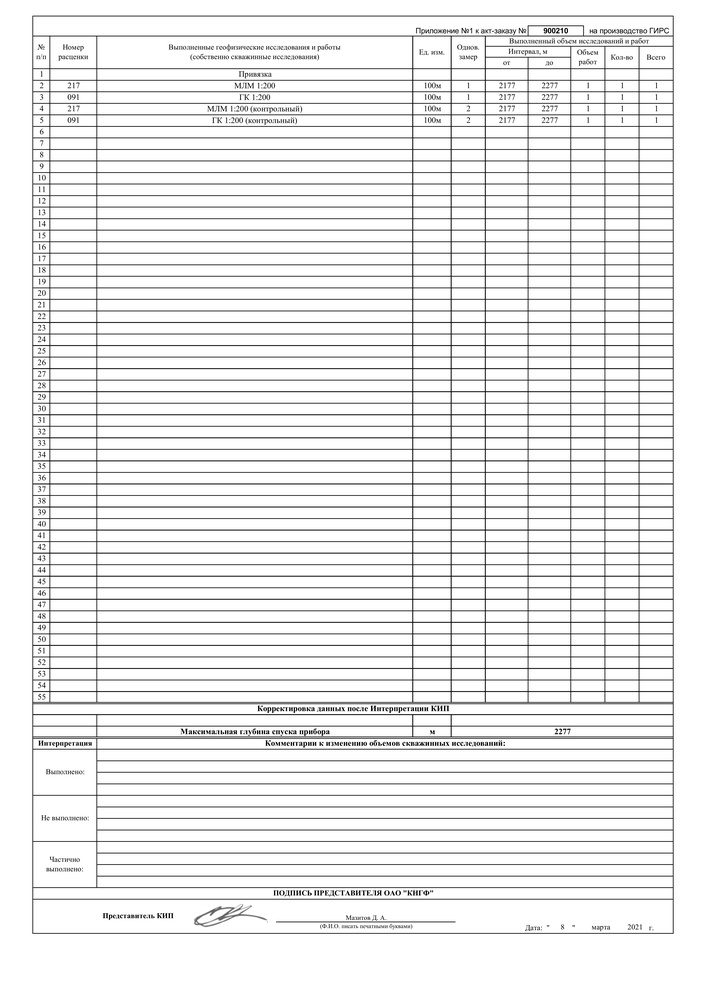
#> input picture task5_6/out0_0.jpg, 706 x 999 px, shrunk from 4135 x 5847 before the run
$ python task5.py
#> lines starting #> are read from the running program, lines starting #| are printed output that depends on the picture; after the words box and inside, x2 and y2 are one past the last pixel; in counts of white or black regions, pixels touching at a corner belong together; long printed decimals are rounded
import cv2 as cv
import numpy as np

img = cv.imread('out0_0.jpg')
#> img is the input picture: shape (999, 706, 3); min 0, max 255, mean 235.9

ycrcb = cv.cvtColor(img, cv.COLOR_BGR2YCR_CB)
#> ycrcb: shape (999, 706, 3); mean of channels 0, 1, 2 235.9, 128, 128
# ycrcb = cv.cvtColor(img, cv.COLOR_BGR2GRAY)
channels = cv.split(ycrcb)
edges = np.zeros(np.shape(channels[0]), np.uint8)

for channel in channels:
    ch = cv.blur(channel, (5, 5))
    canny = cv.Canny(ch, 100, 200, 5)
    edges += canny
#> this loop made 3 passes
#> pass 1, `ch = cv.blur(channel, (5, 5))`:
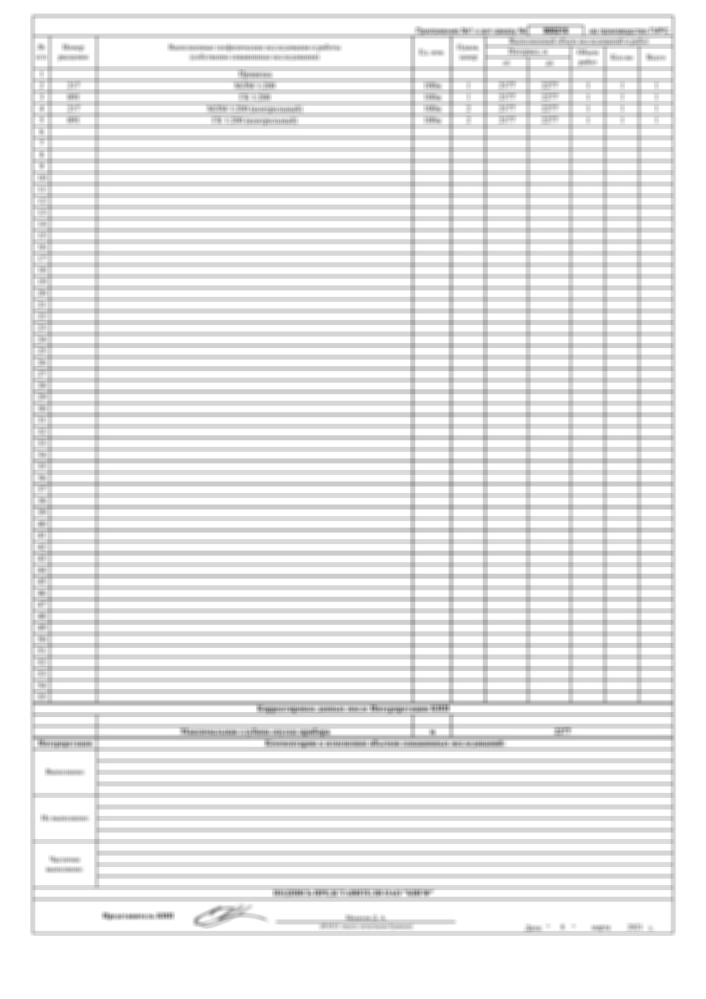
#> ch: shape (999, 706); min 96, max 255, mean 235.9
#> pass 1, `canny = cv.Canny(ch, 100, 200, 5)`:
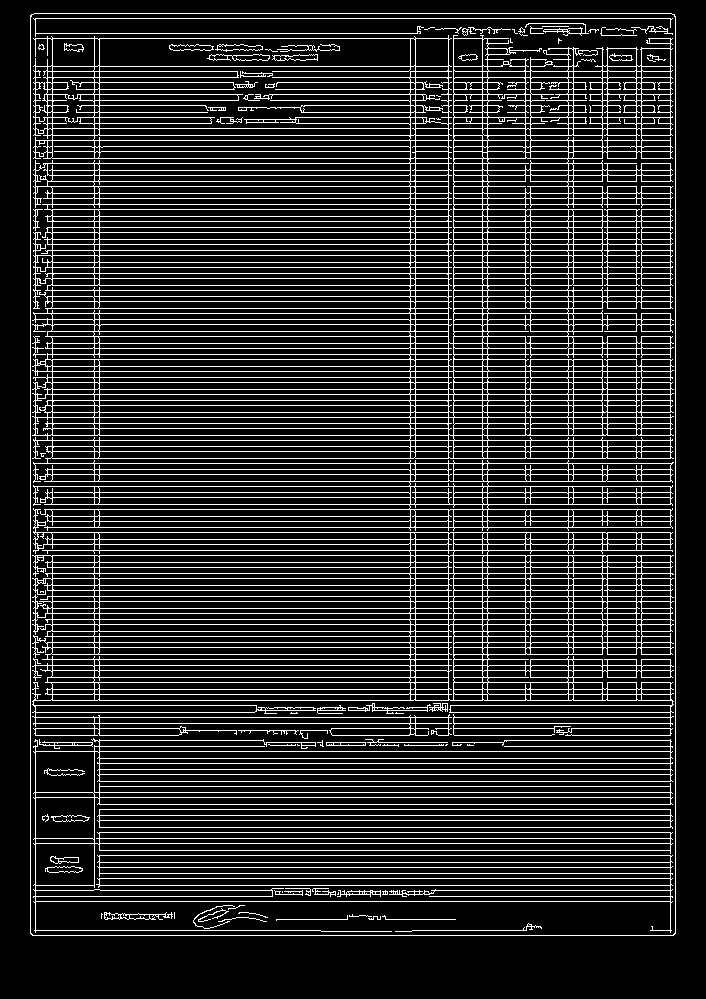
#> canny: shape (999, 706); 15.9% white in thin lines or dots, all inside (x1, y1, x2, y2) = (30, 13, 676, 936)
    # cv.imshow("ch", ch)
    # cv.waitKey()

edges = cv.blur(edges, (6, 6))
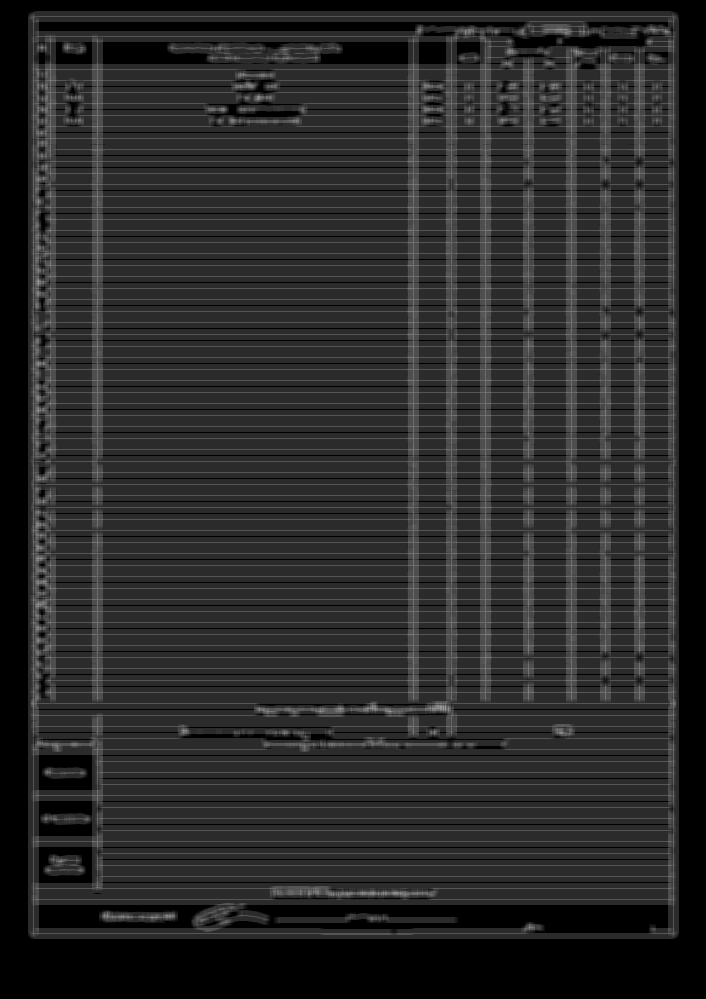
#> edges: shape (999, 706); min 0, max 163, mean 41
cv.imshow("edges", edges)

edges = cv.dilate(edges, cv.getStructuringElement(cv.MORPH_ELLIPSE, (7, 7)))
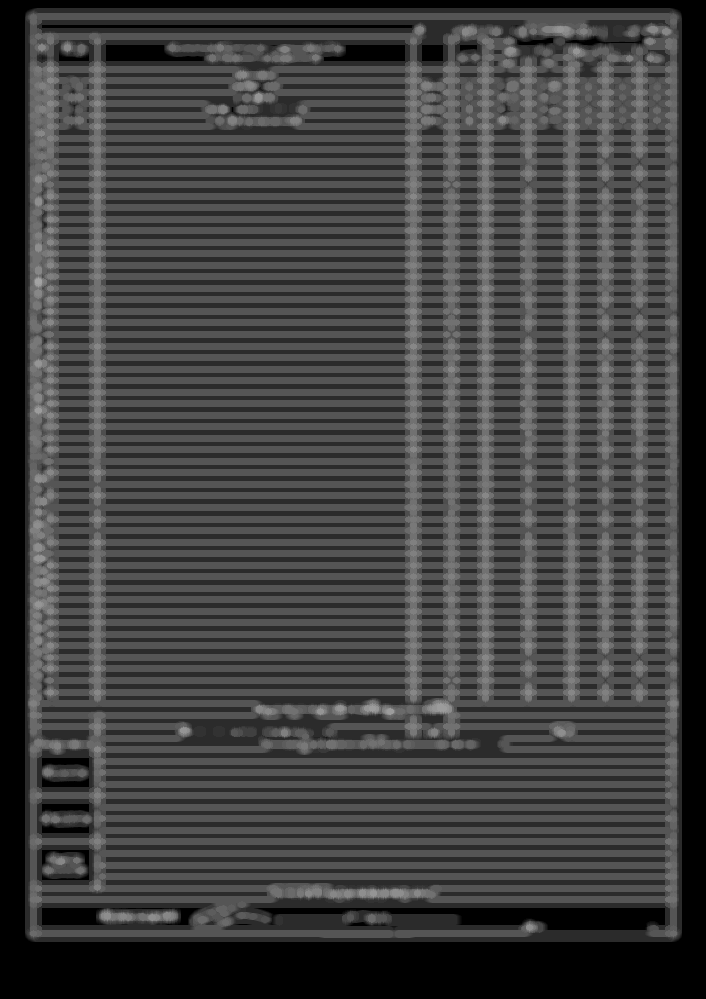
#> edges: shape (999, 706); min 0, max 163, mean 64.4
edges = cv.erode(edges, cv.getStructuringElement(cv.MORPH_ELLIPSE, (7, 7)))

# cv.imshow("edges", edges)
cv.waitKey()
contours1, hierarchy = cv.findContours(edges, cv.RETR_TREE, cv.CHAIN_APPROX_NONE)
#> contours1 = 24 contours; largest, box (x1, y1, x2, y2) and area: (28, 11, 679, 939) 602537, (255, 904, 669, 934) 7773, (38, 21, 416, 32) 3748, (102, 41, 206, 65) 1892, (320, 41, 409, 65) 1732

res = cv.drawContours(edges, contours1, -1, 255, 3)
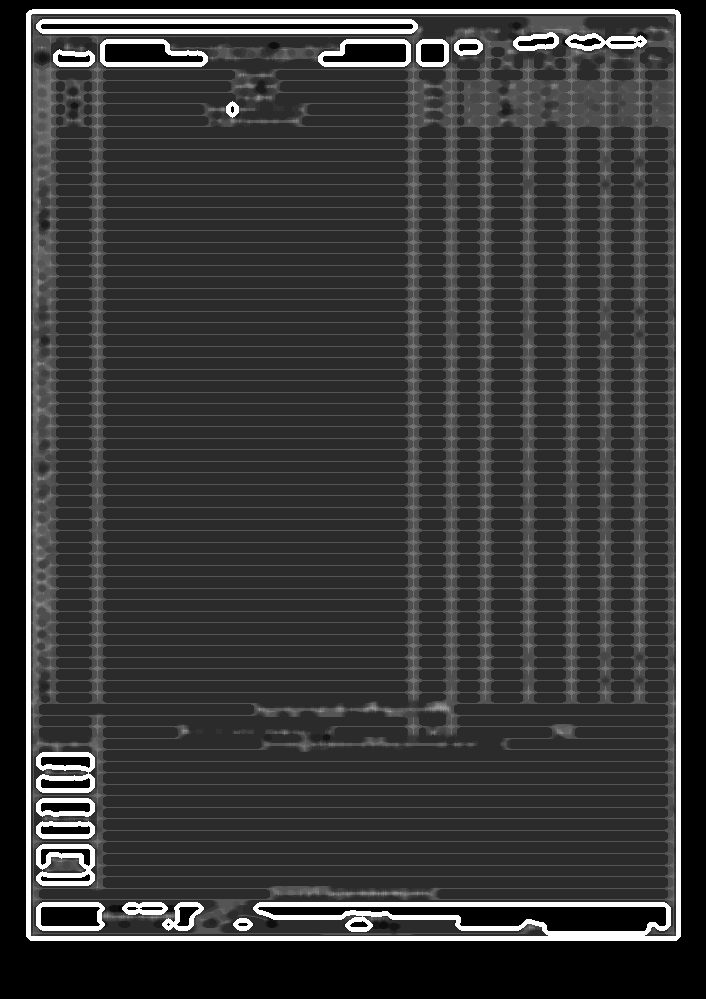
#> res: shape (999, 706); min 0, max 255, mean 55.7
cv.imshow("res0", res)
# cv.waitKey()

contours, hierarchy = cv.findContours(res, cv.RETR_TREE, cv.CHAIN_APPROX_NONE)
#> contours = 26 contours, 2 with area under 20; largest, box (x1, y1, x2, y2) and area: (26, 9, 681, 941) 608837, (257, 906, 667, 932) 6040, (40, 23, 414, 30) 2230, (104, 43, 204, 63) 1428, (322, 43, 407, 63) 1324
res = cv.drawContours(res, contours, -1, 255, 3)
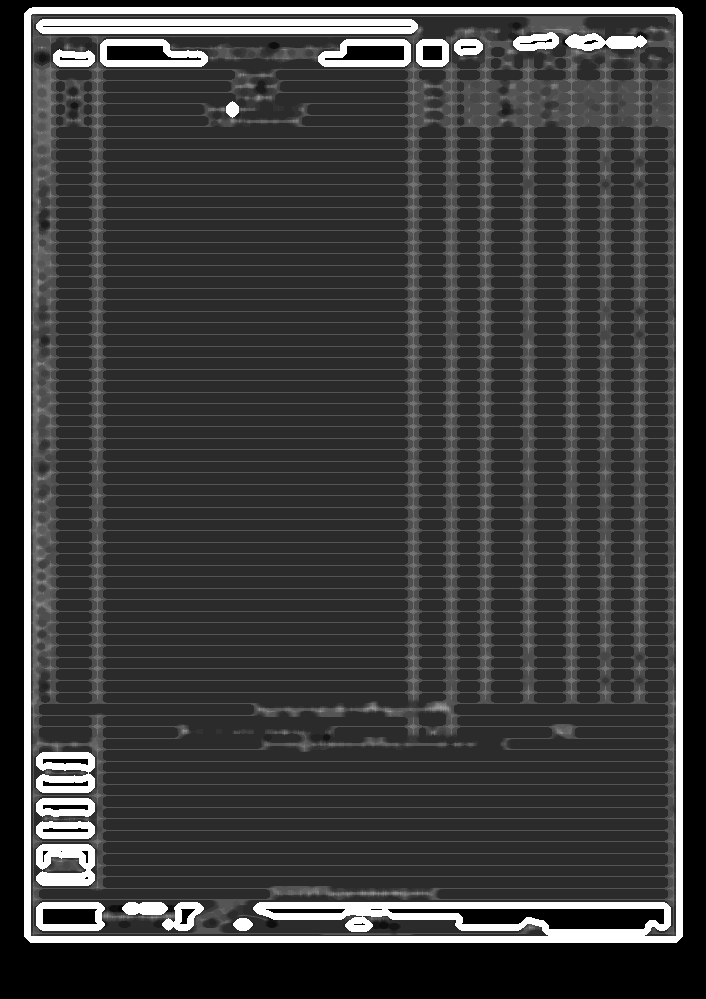
#> res: shape (999, 706); 1.83% of pixels changed, all inside (x1, y1, x2, y2) = (24, 7, 683, 943)

# [11 lines of commented-out code are left out]

max = 0
n_max = 0

cv.imshow("res1", res)
# cv.waitKey()


for i, contour in enumerate(contours):
    length = cv.arcLength(contour, True)
    contour = cv.approxPolyDP(contour, length * 0.1, True)
    hull = cv.convexHull(contour)
    length = cv.arcLength(hull, True)
    if (length > max):
        max = length
        n_max = i
        max_countor = hull.copy()
        print(hull, np.shape(hull))
    print(cv.isContourConvex(hull), cv.arcLength(hull, True))
#> this loop made 26 passes
#> (contour, max, n_max, max_countor) on pass 1: ([[29, 10], [26, 936], [676, 940], [679, 12]], 3154, 0, [[679, 12], [676, 940], [26, 936], [29, 10]])
#> (contour, hull) on passes 2, 5, 7, 8, 11, 12: ([[237, 924], [248, 924]], [[248, 924], [237, 924]]), ([[257, 908], [666, 924]], [[666, 924], [257, 908]]), ([[139, 908], [163, 908]], [[163, 908], [139, 908]]), ([[126, 908], [138, 908]], [[138, 908], [126, 908]]), ([[40, 850], [90, 864]], [[90, 864], [40, 850]]), ([[40, 827], [90, 832]], [[90, 832], [40, 827]])
#| [[[679  12]]
#|  [[676 940]]
#|  [[ 26 936]]
#|  [[ 29  10]]] (4, 1, 2)
#| True 3154.025
#| False 22.0
#| True 11.314
#| True 40.739
#| False 818.626
#| True 68.980
#> (further printed lines are left out)
#> after the loop, max = 3154; n_max = 0

print(max, n_max)
#| 3154.025 0
# res = cv.drawContours(res, contours, -1, (0, 255, 255), 1)

count_l = cv.arcLength(max_countor, True)
#> count_l = 3154
main_contour = max_countor
#> main_contour = [[679, 12], [676, 940], [26, 936], [29, 10]]

res_f = cv.drawContours(img, main_contour, -1, (0, 255, 0), 3)

rect = cv.minAreaRect(max_countor)
#> rect = ((352.5, 474.9), (928, 650), -89.81)
box = cv.boxPoints(rect)
#> box = [[676, 940], [25.99, 937.9], [29, 9.89], [679, 12]]
box = np.int0(box)
#> box = [[676, 940], [25, 937], [29, 9], [679, 12]]
# cv.drawContours(res_f,[box],-1,(0,0,255),2)

#> (the run stopped early here; a loop or call above may not have finished)
